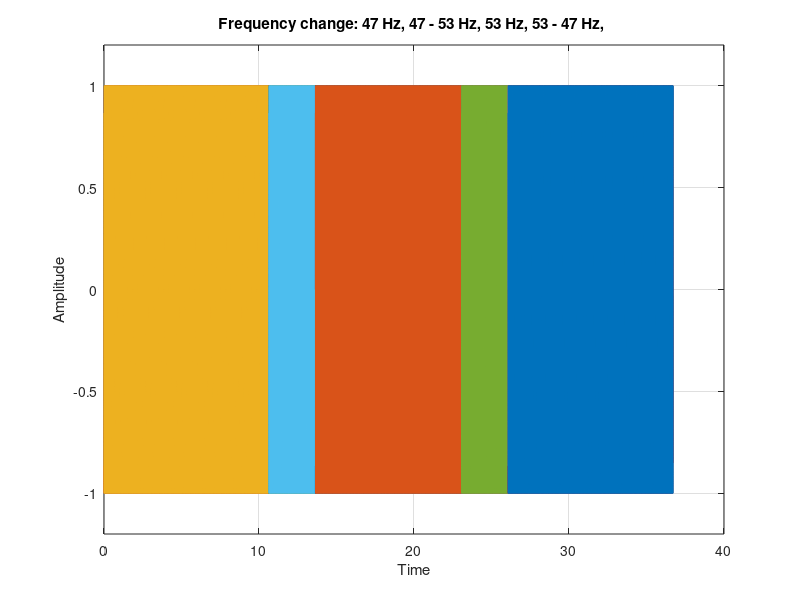
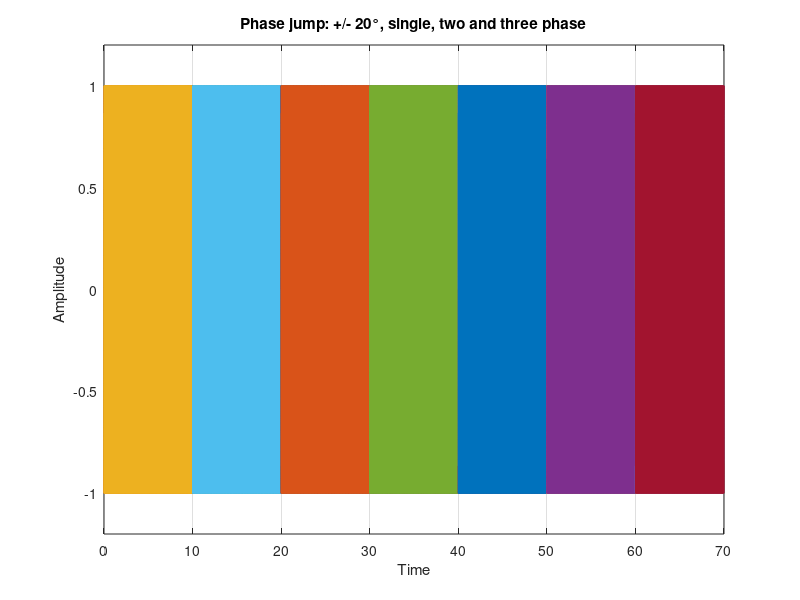
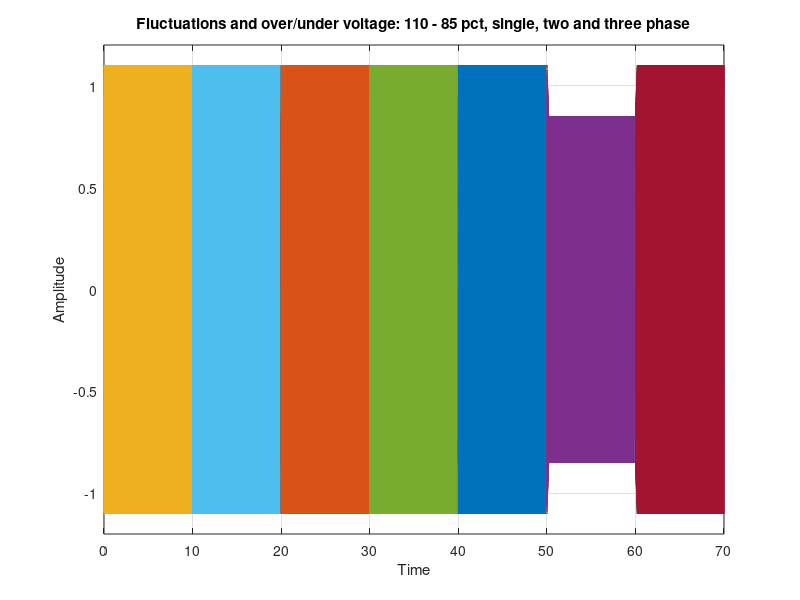
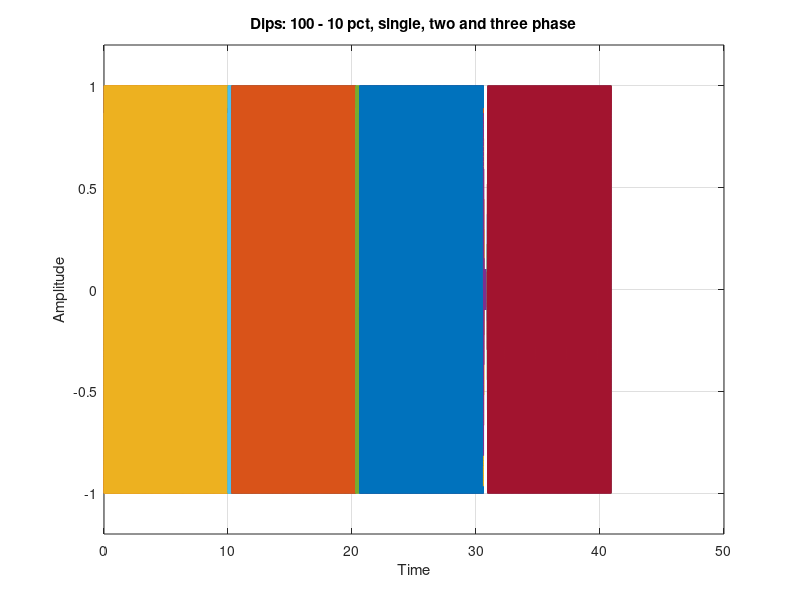

Source code (MATLAB) for these figures, in order: (Note: this script raises an error after producing the figures.)
clc; clear; close all;
%% script for generating test sequence for PLL's


%% Variable constants for test sequence
fs = 10000
ts = 1/fs
t_end = 75
t = ts*(0:t_end*fs);
t_event = 10 % [s] time between each event

%% frequency change, TC1

f_start = 47;
f_top = 53;
duration = 3;
cycles = 500;
t_event_low = cycles/f_start
t_event_high = cycles/f_top


t_11 = t_event_low
t_12 = t_11+duration
t_13 = t_12+t_event_high
t_14 = t_13+duration;
t_15 = t_14+t_event_low


pha10 = sin(2*pi*f_start*		t(1:round(t_event_low*fs)			));
phb10 = sin(2*pi*f_start*		t(1:round(t_event_low*fs)			) - 2*pi/3);
phc10 = sin(2*pi*f_start*		t(1:round(t_event_low*fs)			) + 2*pi/3);
V10 = [pha10; phb10; phc10]';



% 47 to 53 Hz
pha11 = chirp(					t(1:round(duration*fs)				),f_start,3,f_top,'linear',270);
phb11 = chirp(					t(1:round(duration*fs)				),f_start,3,f_top,'linear',150);
phc11 = chirp(					t(1:round(duration*fs)				),f_start,3,f_top,'linear',30);
V11 = [pha11; phb11; phc11]';


% 53 Hz for 500 cycles
pha12 = sin(2*pi*f_top*			t(1:round(t_event_high*fs)			));
phb12 = sin(2*pi*f_top*			t(1:round(t_event_high*fs)			) - 2*pi/3);
phc12 = sin(2*pi*f_top*			t(1:round(t_event_high*fs)			) + 2*pi/3);
V12 = [pha12; phb12; phc12]';


% 53 to 47 Hz
pha13 = chirp(					t(1:round(duration*fs)				),f_top,3,f_start,'linear',270);
phb13 = chirp(					t(1:round(duration*fs)				),f_top,3,f_start,'linear',150);
phc13 = chirp(					t(1:round(duration*fs)				),f_top,3,f_start,'linear',30);
V13 = [pha13; phb13; phc13]';


% 47 Hz for 10 sec
pha14 = sin(2*pi*f_start*		t(1:round(t_event_low*fs)			));
phb14 = sin(2*pi*f_start*		t(1:round(t_event_low*fs)			) - 2*pi/3);
phc14 = sin(2*pi*f_start*		t(1:round(t_event_low*fs)			) + 2*pi/3);
V14 = [pha14; phb14; phc14]';


% collect part signals to one signal
V1 = [V10; V11; V12; V13; V14];

figures = figure(11)
plot(t(1        : round(t_11*fs)), [pha10; phb10; phc10]')
hold on
grid on
plot(t(round(t_11*fs+1): round(t_12*fs)), [pha11; phb11; phc11]')
plot(t(round(t_12*fs+1): round(t_13*fs)), [pha12; phb12; phc12]')
plot(t(round(t_13*fs+1): round(t_14*fs)), [pha13; phb13; phc13]')
plot(t(round(t_14*fs+1): round(t_15*fs)), [pha14; phb14; phc14]')

freqtitle1 = sprintf('Frequency change: %d Hz, %d - %d Hz, %d Hz, %d - %d Hz, %d Hz',... 
    f_start, f_start, f_top, f_top, f_top, f_start)
title(freqtitle1)
xlabel('Time')
ylabel('Amplitude')
ylim([-1.2 1.2])



%% phase jumps, TC2
f_base = 50;
cycles = 500;
t_recov = cycles/f_base;
phi_shift = 20*pi/180


t_21 = t_recov
t_22 = t_21 + t_recov;
t_23 = t_22 + t_recov;
t_24 = t_23 + t_recov;
t_25 = t_24 + t_recov;
t_26 = t_25 + t_recov;
t_27 = t_26 + t_recov;

% start up
pha21 = sin(2*pi*f_base*t(1:t_recov*fs));
phb21 = sin(2*pi*f_base*t(1:t_recov*fs) - 2*pi/3);
phc21 = sin(2*pi*f_base*t(1:t_recov*fs) + 2*pi/3);
V21 = [pha21; phb21; phc21]';

% single phase phase shift (positive)
pha22 = sin(2*pi*f_base*t(1:t_recov*fs) + phi_shift);
phb22 = sin(2*pi*f_base*t(1:t_recov*fs) - 2*pi/3);
phc22 = sin(2*pi*f_base*t(1:t_recov*fs) + 2*pi/3);
V22 = [pha22; phb22; phc22]';

% single phase phase shift (negative)
pha23 = sin(2*pi*f_base*t(1:t_recov*fs));
phb23 = sin(2*pi*f_base*t(1:t_recov*fs) - 2*pi/3);
phc23 = sin(2*pi*f_base*t(1:t_recov*fs) + 2*pi/3);
V23 = [pha23; phb23; phc23]';

% two phase phase shift (positive)
pha24 = sin(2*pi*f_base*t(1:t_recov*fs) + phi_shift);
phb24 = sin(2*pi*f_base*t(1:t_recov*fs) - 2*pi/3 + phi_shift);
phc24 = sin(2*pi*f_base*t(1:t_recov*fs) + 2*pi/3);
V24 = [pha24; phb24; phc24]';

% two phase phase shift (negative)
pha25 = sin(2*pi*f_base*t(1:t_recov*fs));
phb25 = sin(2*pi*f_base*t(1:t_recov*fs) - 2*pi/3);
phc25 = sin(2*pi*f_base*t(1:t_recov*fs) + 2*pi/3);
V25 = [pha25; phb25; phc25]';

% three phase phase shift (positive)
pha26 = sin(2*pi*f_base*t(1:t_recov*fs) + phi_shift);
phb26 = sin(2*pi*f_base*t(1:t_recov*fs) - 2*pi/3 + phi_shift);
phc26 = sin(2*pi*f_base*t(1:t_recov*fs) + 2*pi/3 + phi_shift);
V26 = [pha26; phb26; phc26]';

% three phase phase shift (negative)
pha27 = sin(2*pi*f_base*t(1:t_recov*fs));
phb27 = sin(2*pi*f_base*t(1:t_recov*fs) - 2*pi/3);
phc27 = sin(2*pi*f_base*t(1:t_recov*fs) + 2*pi/3);
V27 = [pha27; phb27; phc27]';
    
figures = [figures; figure(21)]
plot(t(1        : t_21*fs), V21)
grid on
hold on
plot(t(t_21*fs+1: t_22*fs), V22)
plot(t(t_22*fs+1: t_23*fs), V23)
plot(t(t_23*fs+1: t_24*fs), V24)
plot(t(t_24*fs+1: t_25*fs), V25)
plot(t(t_25*fs+1: t_26*fs), V26)
plot(t(t_26*fs+1: t_27*fs), V27)
phasetitle1 = sprintf('Phase jump: +/- %d°, single, two and three phase', phi_shift*180/pi)
title(phasetitle1)
xlabel('Time')
ylabel('Amplitude')
ylim([-1.2 1.2])

V2 = [V21; V22; V23; V24; V25; V26; V27];


%% voltage fluctuations and over/under voltage, TC3
f_base = 50;
cycles = 500;
t_recov = cycles/f_base;
fluct_rate = f_base*0.12/5; % percent pr sec
% t_recov = 10;
Amax = 1.1
Amin = 0.85
t_fluct = (Amax-Amin)/fluct_rate;

t_31  = t_recov; 
t_32  = t_31  + t_recov; 
t_33  = t_32  + t_recov;
t_34  = t_33  + t_recov; 
t_35  = t_34  + t_recov;
t_36  = t_35  + t_recov; 
t_37  = t_36  + t_recov;

% start up
pha31 = Amax*sin(2*pi*f_base*t(1:t_recov*fs));
phb31 = Amax*sin(2*pi*f_base*t(1:t_recov*fs) - 2*pi/3);
phc31 = Amax*sin(2*pi*f_base*t(1:t_recov*fs) + 2*pi/3);
V31 = [pha31; phb31; phc31]';

% single phase fluctuation (positive)
pha32 = [sin(2*pi*f_base*t(1:t_fluct*fs)).*(Amax-fluct_rate*t(1:t_fluct*fs)),  Amin*sin(2*pi*f_base*t(t_fluct*fs:  t_recov*fs))];
phb32 =                                                                        Amax*sin(2*pi*f_base*t(1:           t_recov*fs) - 2*pi/3);
phc32 =                                                                        Amax*sin(2*pi*f_base*t(1:           t_recov*fs) + 2*pi/3);
V32 = [pha32; phb32; phc32]';

% single phase fluctuation (negative)
pha33 = [sin(2*pi*f_base*t(1:t_fluct*fs)).*(Amin+fluct_rate*t(1:t_fluct*fs)),  Amax*sin(2*pi*f_base*t(t_fluct*fs:  t_recov*fs))];
phb33 =                                                                        Amax*sin(2*pi*f_base*t(1:           t_recov*fs) - 2*pi/3);
phc33 =                                                                        Amax*sin(2*pi*f_base*t(1:           t_recov*fs) + 2*pi/3);
V33 = [pha33; phb33; phc33]';

% two phase fluctuation (positive)
pha34 = [sin(2*pi*f_base*t(1:t_fluct*fs))		 	.*(Amax-fluct_rate*t(1:t_fluct*fs)),  	Amin*sin(2*pi*f_base*t(t_fluct*fs:  t_recov*fs))];
phb34 = [sin(2*pi*f_base*t(1:t_fluct*fs) - 2*pi/3)	.*(Amax-fluct_rate*t(1:t_fluct*fs)),  	Amin*sin(2*pi*f_base*t(t_fluct*fs:  t_recov*fs) - 2*pi/3)];
phc34 =                                                                        				Amax*sin(2*pi*f_base*t(1:           t_recov*fs) + 2*pi/3);
V34 = [pha34; phb34; phc34]';

% two phase fluctuation (negative)
pha35 = [sin(2*pi*f_base*t(1:t_fluct*fs))			.*(Amin+fluct_rate*t(1:t_fluct*fs)),  	Amax*sin(2*pi*f_base*t(t_fluct*fs:  t_recov*fs))];
phb35 = [sin(2*pi*f_base*t(1:t_fluct*fs) - 2*pi/3)	.*(Amin+fluct_rate*t(1:t_fluct*fs)),  	Amax*sin(2*pi*f_base*t(t_fluct*fs:  t_recov*fs) - 2*pi/3)];
phc35 =                                                                        				Amax*sin(2*pi*f_base*t(1:           t_recov*fs) + 2*pi/3);
V35 = [pha35; phb35; phc35]';

% three phase fluctuation (positive)
pha36 = [sin(2*pi*f_base*t(1:t_fluct*fs))		 	.*(Amax-fluct_rate*t(1:t_fluct*fs)),  	Amin*sin(2*pi*f_base*t(t_fluct*fs:  t_recov*fs))];
phb36 = [sin(2*pi*f_base*t(1:t_fluct*fs) - 2*pi/3)	.*(Amax-fluct_rate*t(1:t_fluct*fs)),  	Amin*sin(2*pi*f_base*t(t_fluct*fs:  t_recov*fs) - 2*pi/3)];
phc36 = [sin(2*pi*f_base*t(1:t_fluct*fs) + 2*pi/3)	.*(Amax-fluct_rate*t(1:t_fluct*fs)),  	Amin*sin(2*pi*f_base*t(t_fluct*fs:  t_recov*fs) + 2*pi/3)];
V36 = [pha36; phb36; phc36]';

% three phase fluctuation (negative)
pha37 = [sin(2*pi*f_base*t(1:t_fluct*fs))			.*(Amin+fluct_rate*t(1:t_fluct*fs)),  	Amax*sin(2*pi*f_base*t(t_fluct*fs:  t_recov*fs))];
phb37 = [sin(2*pi*f_base*t(1:t_fluct*fs) - 2*pi/3)	.*(Amin+fluct_rate*t(1:t_fluct*fs)),  	Amax*sin(2*pi*f_base*t(t_fluct*fs:  t_recov*fs) - 2*pi/3)];
phc37 = [sin(2*pi*f_base*t(1:t_fluct*fs) + 2*pi/3)	.*(Amin+fluct_rate*t(1:t_fluct*fs)),  	Amax*sin(2*pi*f_base*t(t_fluct*fs:  t_recov*fs) + 2*pi/3)];
V37 = [pha37; phb37; phc37]';


figures = [figures; figure(31)]

plot(t(1        : t_31*fs), V31)
grid on
hold on
plot(t(t_31*fs+1: t_32*fs), V32)
plot(t(t_32*fs+1: t_33*fs), V33)
plot(t(t_33*fs+1: t_34*fs), V34)
plot(t(t_34*fs+1: t_35*fs), V35)
plot(t(t_35*fs+1: t_36*fs), V36)
plot(t(t_36*fs+1: t_37*fs), V37)

phasetitle1 = sprintf('Fluctuations and over/under voltage: %d - %d pct, single, two and three phase', Amax*100, Amin*100)
title(phasetitle1)
xlabel('Time')
ylabel('Amplitude')
ylim([-1.2 1.2])

V3 = [V31; V32; V33; V34; V35; V36; V37];



%% voltage dips, TC4
f_base = 50
cycles = 500
t_recov = cycles/f_base
fluct_rate = f_base*0.9/2 % percent pr sec
Amax = 1
Amin = 0.1
t_fluct = (Amax-Amin)/fluct_rate
down_cycles = 13
t_down = down_cycles/f_base

t_41  = t_recov; 
% t_42  = t_41  + t_recov; 
t_42  = t_41  + (t_down+t_fluct); 
t_43  = t_42  + t_recov;
t_44  = t_43  + (t_down+t_fluct); 
t_45  = t_44  + t_recov;
t_46  = t_45  + (t_down+t_fluct); 
t_47  = t_46  + t_recov;

% start up
pha41 = Amax*sin(2*pi*f_base*t(1:t_recov*fs));
phb41 = Amax*sin(2*pi*f_base*t(1:t_recov*fs) - 2*pi/3);
phc41 = Amax*sin(2*pi*f_base*t(1:t_recov*fs) + 2*pi/3);
V41 = [pha41; phb41; phc41]';

% single phase dip
% pha42 = [sin(2*pi*f_base*t(1:t_fluct*fs)).*(Amax-fluct_rate*t(1:t_fluct*fs)),  Amin*sin(2*pi*f_base*t(t_fluct*fs+1:  t_recov*fs))];
pha42 = [sin(2*pi*f_base*t(1:t_fluct*fs))            .*(Amax-fluct_rate*t(1:t_fluct*fs)),   Amin*sin(2*pi*f_base*t(t_fluct*fs+1:     (t_down+t_fluct)*fs))];
phb42 =                                                                                     Amax*sin(2*pi*f_base*t(1:                (t_down+t_fluct)*fs) - 2*pi/3);
phc42 =                                                                                     Amax*sin(2*pi*f_base*t(1:                (t_down+t_fluct)*fs) + 2*pi/3);
V42 = [pha42; phb42; phc42]';   

% single phase restore
pha43 = [sin(2*pi*f_base*t(1:t_fluct*fs))           .*(Amin+fluct_rate*t(1:t_fluct*fs)),    Amax*sin(2*pi*f_base*t(t_fluct*fs+1:     t_recov*fs))];
phb43 =                                                                                     Amax*sin(2*pi*f_base*t(1:                t_recov*fs) - 2*pi/3);
phc43 =                                                                                     Amax*sin(2*pi*f_base*t(1:                t_recov*fs) + 2*pi/3);
V43 = [pha43; phb43; phc43]';

% two phase dip                                               XXXXXXXXXXXXXXXXXXXXXXXXXXX      her sker fase forskydning
pha44 = [sin(2*pi*f_base*t(1:t_fluct*fs))		 	.*(Amax-fluct_rate*t(1:t_fluct*fs)),  	Amin*sin(2*pi*f_base*t(t_fluct*fs+1:     (t_down+t_fluct)*fs))];
phb44 = [sin(2*pi*f_base*t(1:t_fluct*fs) - 2*pi/3)	.*(Amax-fluct_rate*t(1:t_fluct*fs)),  	Amin*sin(2*pi*f_base*t(t_fluct*fs+1:     (t_down+t_fluct)*fs) - 2*pi/3)];
phc44 =                                                                        				Amax*sin(2*pi*f_base*t(1:                (t_down+t_fluct)*fs) + 2*pi/3);
V44 = [pha44; phb44; phc44]';

% two phase restore
pha45 = [sin(2*pi*f_base*t(1:t_fluct*fs))			.*(Amin+fluct_rate*t(1:t_fluct*fs)),  	Amax*sin(2*pi*f_base*t(t_fluct*fs+1:     t_recov*fs))];
phb45 = [sin(2*pi*f_base*t(1:t_fluct*fs) - 2*pi/3)	.*(Amin+fluct_rate*t(1:t_fluct*fs)),  	Amax*sin(2*pi*f_base*t(t_fluct*fs+1:     t_recov*fs) - 2*pi/3)];
phc45 =                                                                        				Amax*sin(2*pi*f_base*t(1:                t_recov*fs) + 2*pi/3);
V45 = [pha45; phb45; phc45]';

% three phase dip
pha46 = [sin(2*pi*f_base*t(1:t_fluct*fs))		 	.*(Amax-fluct_rate*t(1:t_fluct*fs)),  	Amin*sin(2*pi*f_base*t(t_fluct*fs+1:     (t_down+t_fluct)*fs))];
phb46 = [sin(2*pi*f_base*t(1:t_fluct*fs) - 2*pi/3)	.*(Amax-fluct_rate*t(1:t_fluct*fs)),  	Amin*sin(2*pi*f_base*t(t_fluct*fs+1:     (t_down+t_fluct)*fs) - 2*pi/3)];
phc46 = [sin(2*pi*f_base*t(1:t_fluct*fs) + 2*pi/3)	.*(Amax-fluct_rate*t(1:t_fluct*fs)),  	Amin*sin(2*pi*f_base*t(t_fluct*fs+1:     (t_down+t_fluct)*fs) + 2*pi/3)];
V46 = [pha46; phb46; phc46]';

% three phase restore
pha47 = [sin(2*pi*f_base*t(1:t_fluct*fs))			.*(Amin+fluct_rate*t(1:t_fluct*fs)),  	Amax*sin(2*pi*f_base*t(t_fluct*fs+1:     t_recov*fs))];
phb47 = [sin(2*pi*f_base*t(1:t_fluct*fs) - 2*pi/3)	.*(Amin+fluct_rate*t(1:t_fluct*fs)),  	Amax*sin(2*pi*f_base*t(t_fluct*fs+1:     t_recov*fs) - 2*pi/3)];
phc47 = [sin(2*pi*f_base*t(1:t_fluct*fs) + 2*pi/3)	.*(Amin+fluct_rate*t(1:t_fluct*fs)),  	Amax*sin(2*pi*f_base*t(t_fluct*fs+1:     t_recov*fs) + 2*pi/3)];
V47 = [pha47; phb47; phc47]';


figures = [figures; figure(41)]
plot(t(1        : t_41*fs), V41)
grid on
hold on
plot(t(t_41*fs+1: t_42*fs), V42)
plot(t(t_42*fs+1: t_43*fs), V43)
plot(t(t_43*fs+1: t_44*fs), V44)
plot(t(t_44*fs+1: t_45*fs), V45)
plot(t(t_45*fs+1: t_46*fs), V46)
plot(t(t_46*fs+1: t_47*fs), V47)
diptitle1 = sprintf('Dips: %d - %d pct, single, two and three phase', Amax*100, Amin*100)
title(diptitle1)
xlabel('Time')
ylabel('Amplitude')
ylim([-1.2 1.2])


V4 = [V41; V42; V43; V44; V45; V46; V47];


%% harmonics, TC5
f_base = 50
cycles = 500
t_recov = cycles/f_base
t_harmonics = t_recov
Amax = 1

%Amplitudes of harmonics
A5_1 = 0.1
A7_1 = 0.0663
A5_2 = 0.0663
A7_2 = 0.1

%
t_51 = t_recov
t_52 = t_51 + t_harmonics
t_53 = t_52 + t_recov
t_54 = t_53 + t_harmonics


% start up
pha51 = Amax*sin(2*pi*f_base*t(1:t_recov*fs));
phb51 = Amax*sin(2*pi*f_base*t(1:t_recov*fs) - 2*pi/3);
phc51 = Amax*sin(2*pi*f_base*t(1:t_recov*fs) + 2*pi/3);
V51 = [pha51; phb51; phc51]';

% harmonics
pha52 = Amax*sin(2*pi*f_base*t(1:t_recov*fs))          + A5_1*sin(5*(2*pi*f_base*t(1:t_recov*fs))         ) + A7_1*sin(7*(2*pi*f_base*t(1:t_recov*fs))         );
phb52 = Amax*sin(2*pi*f_base*t(1:t_recov*fs) - 2*pi/3) + A5_1*sin(5*(2*pi*f_base*t(1:t_recov*fs) - 2*pi/3)) + A7_1*sin(7*(2*pi*f_base*t(1:t_recov*fs) - 2*pi/3));
phc52 = Amax*sin(2*pi*f_base*t(1:t_recov*fs) + 2*pi/3) + A5_1*sin(5*(2*pi*f_base*t(1:t_recov*fs) + 2*pi/3)) + A7_1*sin(7*(2*pi*f_base*t(1:t_recov*fs) + 2*pi/3));
V52 = [pha52; phb52; phc52]';

% recover
pha53 = Amax*sin(2*pi*f_base*t(1:t_recov*fs));
phb53 = Amax*sin(2*pi*f_base*t(1:t_recov*fs) - 2*pi/3);
phc53 = Amax*sin(2*pi*f_base*t(1:t_recov*fs) + 2*pi/3);
V53 = [pha53; phb53; phc53]';

% harmonics
pha54 = Amax*sin(2*pi*f_base*t(1:t_recov*fs))          + A5_2*sin(5*(2*pi*f_base*t(1:t_recov*fs))         ) + A7_2*sin(7*(2*pi*f_base*t(1:t_recov*fs))         );
phb54 = Amax*sin(2*pi*f_base*t(1:t_recov*fs) - 2*pi/3) + A5_2*sin(5*(2*pi*f_base*t(1:t_recov*fs) - 2*pi/3)) + A7_2*sin(7*(2*pi*f_base*t(1:t_recov*fs) - 2*pi/3));
phc54 = Amax*sin(2*pi*f_base*t(1:t_recov*fs) + 2*pi/3) + A5_2*sin(5*(2*pi*f_base*t(1:t_recov*fs) + 2*pi/3)) + A7_2*sin(7*(2*pi*f_base*t(1:t_recov*fs) + 2*pi/3));
V54 = [pha54; phb54; phc54]';

figures = [figures; figure(51)]
plot(t(1        : t_51*fs), V51)
grid on
hold on
plot(t(t_51*fs+1: t_52*fs), V52)
plot(t(t_52*fs+1: t_53*fs), V53)
plot(t(t_53*fs+1: t_54*fs), V54)

harmonicstitle1 = sprintf('Harmonics: no harmonics, then 5th = %.2f and 7th=%.2f, no harmonics,then 5th = %.2f and 7th=%.2f',A5_1, A7_1, A5_2, A7_2 )
title(harmonicstitle1)
xlabel('Time')
ylabel('Amplitude')
ylim([-1.2 1.2])


V5 = [V51; V52; V53; V54];
%% interruptions, TC6
f_base = 50
cycles = 500
t_recov = cycles/f_base
fluct_rate = f_base*1/2 % percent pr sec
Amax = 1
Amin = 0
t_fluct = (Amax-Amin)/fluct_rate
down_cycles = 8
t_down = down_cycles/f_base

t_61  = t_recov; 
t_62  = t_61  + (t_down+t_fluct); 
t_63  = t_62  + t_recov;
t_64  = t_63  + (t_down+t_fluct); 
t_65  = t_64  + t_recov;
t_66  = t_65  + (t_down+t_fluct); 
t_67  = t_66  + t_recov;

% start up
pha61 = Amax*sin(2*pi*f_base*t(1:t_recov*fs));
phb61 = Amax*sin(2*pi*f_base*t(1:t_recov*fs) - 2*pi/3);
phc61 = Amax*sin(2*pi*f_base*t(1:t_recov*fs) + 2*pi/3);
V61 = [pha61; phb61; phc61]';

% single phase interruption
% pha62 = [sin(2*pi*f_base*t(1:t_fluct*fs)).*(Amax-fluct_rate*t(1:t_fluct*fs)),  Amin*sin(2*pi*f_base*t(t_fluct*fs+1:  t_recov*fs))];
pha62 = [sin(2*pi*f_base*t(1:t_fluct*fs))            .*(Amax-fluct_rate*t(1:t_fluct*fs)),   Amin*sin(2*pi*f_base*t(t_fluct*fs+1:     (t_down+t_fluct)*fs))];
phb62 =                                                                                     Amax*sin(2*pi*f_base*t(1:                (t_down+t_fluct)*fs) - 2*pi/3);
phc62 =                                                                                     Amax*sin(2*pi*f_base*t(1:                (t_down+t_fluct)*fs) + 2*pi/3);
V62 = [pha62; phb62; phc62]';   

% single phase restore
pha63 = [sin(2*pi*f_base*t(1:t_fluct*fs))           .*(Amin+fluct_rate*t(1:t_fluct*fs)),    Amax*sin(2*pi*f_base*t(t_fluct*fs+1:     t_recov*fs))];
phb63 =                                                                                     Amax*sin(2*pi*f_base*t(1:                t_recov*fs) - 2*pi/3);
phc63 =                                                                                     Amax*sin(2*pi*f_base*t(1:                t_recov*fs) + 2*pi/3);
V63 = [pha63; phb63; phc63]';

% two phase interruption                                               XXXXXXXXXXXXXXXXXXXXXXXXXXX      her sker fase forskydning
pha64 = [sin(2*pi*f_base*t(1:t_fluct*fs))		 	.*(Amax-fluct_rate*t(1:t_fluct*fs)),  	Amin*sin(2*pi*f_base*t(t_fluct*fs+1:     (t_down+t_fluct)*fs))];
phb64 = [sin(2*pi*f_base*t(1:t_fluct*fs) - 2*pi/3)	.*(Amax-fluct_rate*t(1:t_fluct*fs)),  	Amin*sin(2*pi*f_base*t(t_fluct*fs+1:     (t_down+t_fluct)*fs) - 2*pi/3)];
phc64 =                                                                        				Amax*sin(2*pi*f_base*t(1:                (t_down+t_fluct)*fs) + 2*pi/3);
V64 = [pha64; phb64; phc64]';

% two phase restore
pha65 = [sin(2*pi*f_base*t(1:t_fluct*fs))			.*(Amin+fluct_rate*t(1:t_fluct*fs)),  	Amax*sin(2*pi*f_base*t(t_fluct*fs+1:     t_recov*fs))];
phb65 = [sin(2*pi*f_base*t(1:t_fluct*fs) - 2*pi/3)	.*(Amin+fluct_rate*t(1:t_fluct*fs)),  	Amax*sin(2*pi*f_base*t(t_fluct*fs+1:     t_recov*fs) - 2*pi/3)];
phc65 =                                                                        				Amax*sin(2*pi*f_base*t(1:                t_recov*fs) + 2*pi/3);
V65 = [pha65; phb65; phc65]';

% three phase interruption
pha66 = [sin(2*pi*f_base*t(1:t_fluct*fs))		 	.*(Amax-fluct_rate*t(1:t_fluct*fs)),  	Amin*sin(2*pi*f_base*t(t_fluct*fs+1:     (t_down+t_fluct)*fs))];
phb66 = [sin(2*pi*f_base*t(1:t_fluct*fs) - 2*pi/3)	.*(Amax-fluct_rate*t(1:t_fluct*fs)),  	Amin*sin(2*pi*f_base*t(t_fluct*fs+1:     (t_down+t_fluct)*fs) - 2*pi/3)];
phc66 = [sin(2*pi*f_base*t(1:t_fluct*fs) + 2*pi/3)	.*(Amax-fluct_rate*t(1:t_fluct*fs)),  	Amin*sin(2*pi*f_base*t(t_fluct*fs+1:     (t_down+t_fluct)*fs) + 2*pi/3)];
V66 = [pha66; phb66; phc66]';

% three phase restore
pha67 = [sin(2*pi*f_base*t(1:t_fluct*fs))			.*(Amin+fluct_rate*t(1:t_fluct*fs)),  	Amax*sin(2*pi*f_base*t(t_fluct*fs+1:     t_recov*fs))];
phb67 = [sin(2*pi*f_base*t(1:t_fluct*fs) - 2*pi/3)	.*(Amin+fluct_rate*t(1:t_fluct*fs)),  	Amax*sin(2*pi*f_base*t(t_fluct*fs+1:     t_recov*fs) - 2*pi/3)];
phc67 = [sin(2*pi*f_base*t(1:t_fluct*fs) + 2*pi/3)	.*(Amin+fluct_rate*t(1:t_fluct*fs)),  	Amax*sin(2*pi*f_base*t(t_fluct*fs+1:     t_recov*fs) + 2*pi/3)];
V67 = [pha67; phb67; phc67]';

figures = [figures; figure(61)]
% plot(t(1        : t_61*fs), V61)
% grid on
% hold on
% plot(t(t_61*fs+1: t_62*fs), V62)
% plot(t(t_62*fs+1: t_63*fs), V63)
% plot(t(t_63*fs+1: t_64*fs), V64)
% plot(t(t_64*fs+1: t_65*fs), V65)
% plot(t(t_65*fs+1: t_66*fs), V66)
% plot(t(t_66*fs: t_67*fs), V67)
plot(t(1        	   : round(t_61*fs)), V61)
grid on
hold on
plot(t(round(t_61*fs)+1: round(t_62*fs)), V62)
plot(t(round(t_62*fs)+1: round(t_63*fs)), V63)
plot(t(round(t_63*fs)+1: round(t_64*fs)), V64)
plot(t(round(t_64*fs)+1: round(t_65*fs)), V65)
plot(t(round(t_65*fs)+1: round(t_66*fs)), V66)
plot(t(round(t_66*fs)+1: round(t_67*fs)), V67)
intertitle1 = sprintf('Interruptions: %d - %d pct, single, two and three phase', Amax*100, Amin*100)
title(intertitle1)
xlabel('Time')
ylabel('Amplitude')
ylim([-1.2 1.2])

V6 = [V61; V62; V63; V64; V65; V66; V67];


%% saving figures
% savepath = 'C:\Users\Kasper Laustsen\Aarhus universitet\Martin Højlund Therkildsen - Bachelor\10. Accepttest\Accepttest specification\Plots_TC'
% filename = ["TC1_freq.png"; "TC2_phase.png" ;"TC3_fluct.png"; "TC4_dip.png"; "TC5_harm.png"; "TC6_interrupt.png"]
% for i=1:6
%     f = fullfile(savepath,filename(i))
%     exportgraphics(figures(i), f,'Resolution', 400)
% end
%% testing of rounding..



%% saving signals to dir
time = .1*(0:100)';
timeWrong = (0:0.1:10)';
tsData = (0:100)';
ts = timeseries([(1:100)' + 10*rand(100,1)]);
ttData = sin(time) + 2*rand(101,1);
tt = timetable(seconds(time), ttData);

%
tt1 = timetable(seconds(t(1:round(t_15*fs)))', V1); 
round(t_15*fs)/fs
[length(t(1:round(t_15*fs))),length(V1)];

tt2 = timetable(seconds(t(1:t_27*fs))', V2); 
[length(t(1:t_27*fs)),length(V2)];

tt3 = timetable(seconds(t(1:round(t_37*fs)))', V3);
[length(t(1:round(t_37*fs))),length(V3)];

tt4 = timetable(seconds(t(1:round(t_47*fs)))', V4);
[length(t(1:round(t_47*fs))),length(V4)];

tt5 = timetable(seconds(t(1:t_54*fs))', V5);
[length(t(1:t_54*fs)),length(V5)];

tt6 = timetable(seconds(t(1:round(t_67*fs)))', V6); 
[length(t(1:round(t_67*fs))),length(V6)];


theta_hilbert = unwrap(angle(hilbert(V1(:,1))));
sum(V1(:,1) - sin(theta_hilbert+pi/2))


V1(:,1); 
est_V11 = sin(theta_hilbert+pi/2);

figure()
plot(V1(:,1))
hold on
plot(est_V11)
plot(V1(:,1) - sin(theta_hilbert+pi/2))
legend('V11', 'sin(hilbert)','diff')

figure
plot(theta10)
hold on
plot(theta_hilbert)
legend('theta true', 'hilbert theta')
